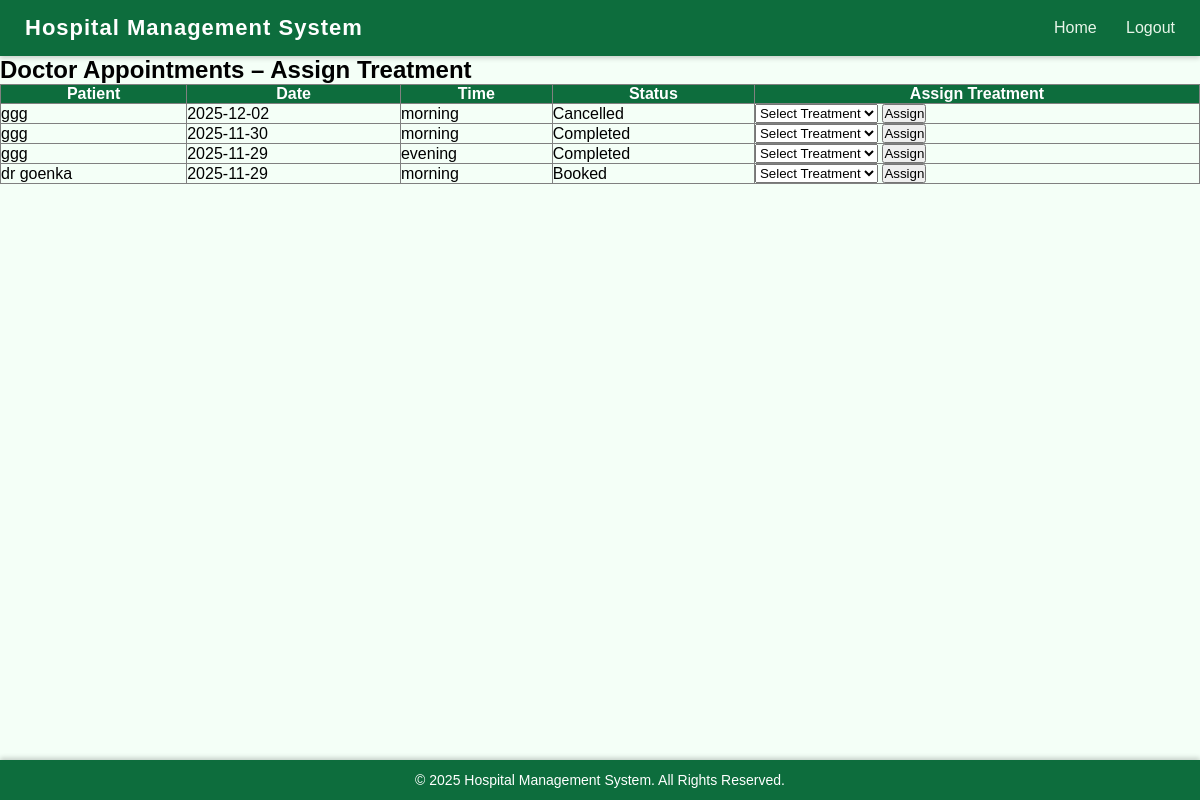
Screenshot of /doctor_dashboard/appointments (signed in) with the database file from the repository.
### app.py (models this page shows)
class Appointment(db.Model):
    __tablename__='appointment'
    id=db.Column(db.Integer,primary_key=True)
    date=db.Column(db.String(20))
    time=db.Column(db.String(20))
    status=db.Column(db.String(20),default='Booked')#pending approved or cancelled
    user_id = db.Column(db.Integer)
    patient_id = db.Column(db.Integer, db.ForeignKey("users.id"), nullable=False)
    doctor_id = db.Column(db.Integer, db.ForeignKey("users.id"), nullable=False)
    treatment_name=db.Column(db.String(250))
    patient = db.relationship('User', foreign_keys=[patient_id], backref='appointments_as_patient')
    doctor = db.relationship('User', foreign_keys=[doctor_id], backref='appointments_as_doctor')

class User(db.Model):
    __tablename__='users'
    id=db.Column(db.Integer,primary_key=True)
    username=db.Column(db.String(150),unique=True,nullable=False)
    email=db.Column(db.String(150),unique=True,nullable=False)
    password=db.Column(db.String(150),nullable=False)
    role=db.Column(db.String(50),nullable=False)#eg doctor admin patient
    created_at=db.Column(db.DateTime,default=datetime.utcnow)
    department_id=db.Column(db.Integer,db.ForeignKey('departments.id'),nullable=True)
    department=db.relationship("Department",back_populates="doctors")
    experience=db.Column(db.Integer,nullable=True)
    qualifications=db.Column(db.String(250),nullable=True)
    blacklisted=db.Column(db.Boolean, default=False)
    availabilities = db.relationship('DoctorAvailability', back_populates='doctor', cascade="all, delete-orphan")

### app.py (the view, shortened to what this page needs)
@app.route('/doctor_dashboard/appointments', methods=['GET', 'POST'])
def doctor_assign_treatment():
    if 'id' not in session or session.get('role') != 'doctor':
        return redirect(url_for('login'))
    doctor_id = session.get('id')
    appointments = Appointment.query.filter_by(doctor_id=doctor_id).order_by(Appointment.date.desc()).all()
    treatments = Treatment.query.all()
    return render_template('doctor_assign_treatment.html', appointments=appointments, treatments=treatments)

### templates/doctor_assign_treatment.html (shortened to what this page needs)
{% extends "base.html" %}
{% block content %}
<h2>Doctor Appointments – Assign Treatment</h2>
<table border="1" style="width:100%; border-collapse: collapse;">
    <tr style="background:#0d6d3d; color:white;">
        <th>Patient</th>
        <th>Date</th>
        <th>Time</th>
        <th>Status</th>
        <th>Assign Treatment</th>
    </tr>
    {% for appt in appointments %}
    <tr>
        <td>{{ appt.patient.username }}</td>
        <td>{{ appt.date }}</td>
        <td>{{ appt.time }}</td>
        <td>{{ appt.status }}</td>
        <td>
            <form method="POST">
                <select name="treatment_id" required>
                    <option value="">Select Treatment</option>
                </select>
                <button type="submit">Assign</button>
            </form>
        </td>
    </tr>
    {% endfor %}
</table>
{% endblock %}

### templates/base.html (style rules this page uses)
* { margin: 0; padding: 0; box-sizing: border-box; font-family: Arial, Helvetica, sans-serif; }
body { background: #f4fff7; padding-bottom: 60px; }

### rows the page displays
Appointment: patient.username "ggg", date "2025-12-02", time "morning", status "Cancelled"
Appointment: patient.username "ggg", date "2025-11-30", time "morning", status "Completed"
Appointment: patient.username "ggg", date "2025-11-29", time "evening", status "Completed"
Appointment: patient.username "dr goenka", date "2025-11-29", time "morning", status "Booked"
